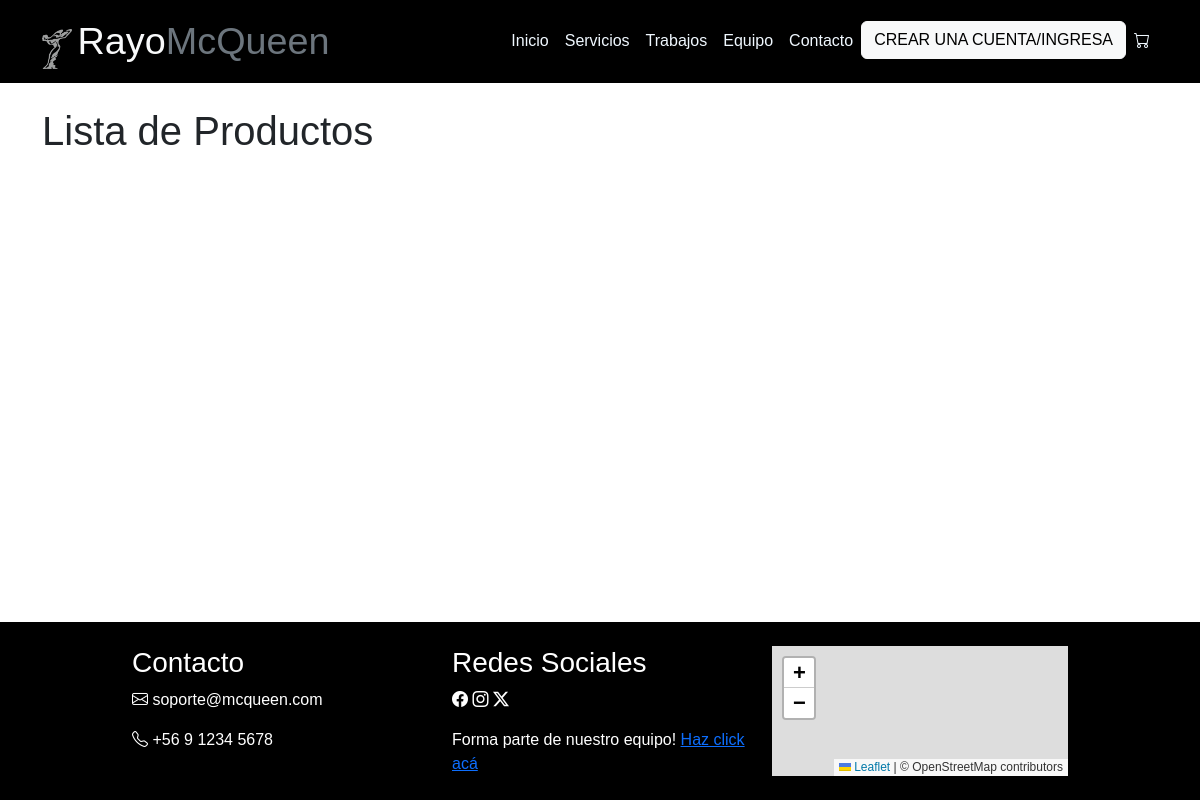
Page /taller/tienda/ on the earlier database version.
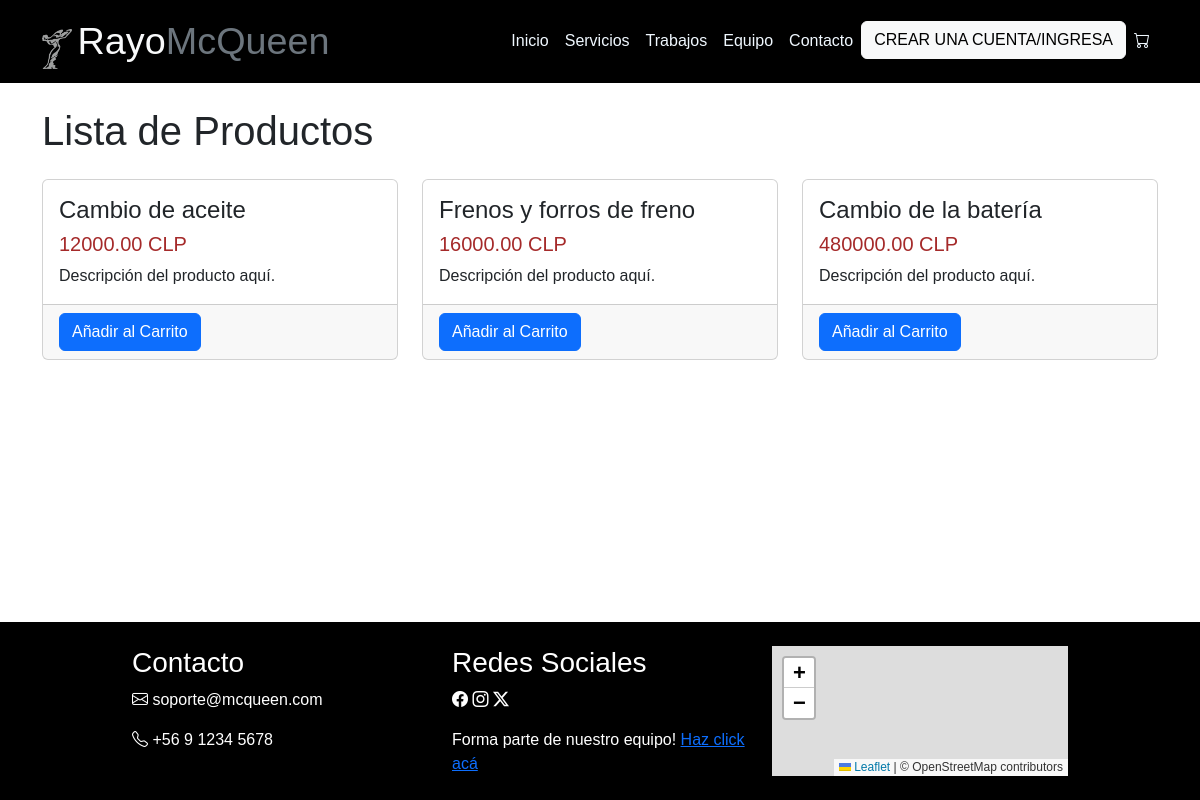
Same page on the later database version.
### taller/models.py (models this page shows, shortened)
class Producto(models.Model):
    pro_id = models.CharField(primary_key=True, max_length=15)
    nombre = models.CharField(unique=True, max_length=100)
    precio = models.DecimalField(max_digits=10, decimal_places=2)

### taller/views.py (the view)
# urls.py: path('tienda/', views.lista_productos, name='lista_productos'),
def lista_productos(request):
    productos = Producto.objects.all()
    return render(request, 'taller/product_list.html', {'productos': productos})

### taller/templates/taller/product_list.html
<!DOCTYPE html>
<html lang="en">
  <body>
    <div id="navbar">{% include 'taller/navbar.html' %}</div>
    <div class="container">
      <h1 class="my-4">Lista de Productos</h1>
      <div class="row">
        {% for producto in productos %}
        <div class="col-lg-4 col-md-6 mb-4">
          <div class="card h-100">
            <div class="card-body">
              <h4 class="card-title">{{ producto.nombre }}</h4>
              <h5>{{ producto.precio }} CLP</h5>
              <p class="card-text">Descripción del producto aquí.</p>
            </div>
            <div class="card-footer">
              <a
                href="{% url 'agregar_al_carrito' producto.pro_id %}"
                class="btn btn-primary"
                >Añadir al Carrito</a
              >
            </div>
          </div>
        </div>
        {% endfor %}
      </div>
    </div>
    <div id="footer">{% include 'taller/footer.html' %}</div>
  </body>
</html>

### taller/templates/taller/navbar.html (shortened to what this page needs)
{% load static %}
<!DOCTYPE html>
<html lang="en">
  <head>
    {% load bootstrap5 %}
    {% bootstrap_css %}
    <link
      rel="stylesheet"
      href="https://cdn.jsdelivr.net/npm/bootstrap-icons@1.11.3/font/bootstrap-icons.min.css"
    />
    <link rel="stylesheet" href="{% static 'style.css' %}" />
  </head>
  <body>
<nav id="navbar" class="navbar navbar-expand-lg" style="background-color: black">
    <div class="container">
      <a class="navbar-brand"
        ><img src="{% static 'img/rollsroyce.png' %}" alt="error" width="30" height="40" />
        <span class="text-light" style="font-size: 10mm">Rayo</span
        ><span class="text-secondary" style="font-size: 10mm"
          >McQueen</span
        ></a
      >
      <div class="collapse navbar-collapse" id="navbarSupportedContent">
        <ul class="navbar-nav ms-auto mb-2 mb-lg-0">
          <li class="nav-item">
            <a
              class="nav-link active"
              aria-current="page"
              href="{% url 'index' %}"
              style="color: aliceblue"
              >Inicio</a
            >
          </li>
          <li class="nav-item">
            <button
              class="nav-link"
              data-bs-toggle="modal"
              data-bs-target="#exampleModal"
              style="color: aliceblue; background: none; border: none;"
            >
              Servicios
            </button>
          </li>
          <li class="nav-item">
            <a class="nav-link" href="{% url 'trabajos' %}" style="color: aliceblue"
              >Trabajos</a
            >
          </li>
          <li class="nav-item">
            <a class="nav-link" href="{% url 'equipo' %}" style="color: aliceblue"
              >Equipo</a
            >
          </li>
          <li class="nav-item">
            <a class="nav-link" href="{% url 'contacto' %}" style="color: aliceblue"
              >Contacto</a
            >
          </li>
          <li>
            {% if user.is_authenticated %}
              <a type="button" class="btn btn-light" href="{% url 'crud' %}">{{user.username}}</a>
                {{usuario}}
                <li>
                  <a type="button" class="btn btn-light" href="{% url 'logout' %}">Cerrar sesión</a>
                </li>
                <li>
                  <div class="dropdown-menu" aria-labelledby="nabarDropdown">
                    <a class="dropdown-item" href=""></a>
                  </div>
                </li>
            {% else %}
              <a type="button" class="btn btn-light" href="{% url 'login' %}">CREAR UNA CUENTA/INGRESA</a>
            {% endif %}
          </li>
          <li class="nav-item">
            <a
              class="nav-link"
              type="button"
              data-bs-toggle="popover"
              title="0 productos"
              data-bs-content="Tu
              carrito está vacío."
              style="color: aliceblue"
              ><i class="bi bi-cart"></i>
            </a>
          </li>
        </ul>
      </div>
    </div>
  </nav>
</body>
</html>

### taller/templates/taller/footer.html (shortened to what this page needs)
{% load static %}
<!DOCTYPE html>
<html lang="en">
<head>
    {% load bootstrap5 %}
    {% bootstrap_css %}
    <link rel="stylesheet" href="https://cdn.jsdelivr.net/npm/bootstrap-icons@1.11.3/font/bootstrap-icons.min.css">
    <link rel="stylesheet" href="https://unpkg.com/leaflet/dist/leaflet.css">
    <link rel="stylesheet" href="{% static 'style.css' %}" />
</head>
<body>
<footer id="footer" class="footer">
    <div class="container-fluid">
        <div class="row">
            <div class="col-md-4">
                <h3>Contacto</h3>
                <p><i class="bi bi-envelope"></i> soporte@mcqueen.com</p>
                <p><i class="bi bi-telephone"></i> +56 9 1234 5678</p>
            </div>
            <div class="col-md-4">
                <h3>Redes Sociales</h3>
                <p>
                    <a href="https://www.facebook.com/mcqueen" target="_blank"><i class="bi bi-facebook" style="color: white"></i></a>
                    <a href="https://www.instagram.com/mcqueen" target="_blank"><i class="bi bi-instagram" style="color: white"></i></a>
                    <a href="https://www.twitter.com/mcqueen" target="_blank"><i class="bi bi-twitter-x" style="color: white"></i></a>
                </p>
                <h7>Forma parte de nuestro equipo!</h7>
                <a href="empleo.html">Haz click acá</a>
            </div>
            <div class="col-md-4">
                <div id="map"></div>
            </div>
        </div>
    </div>
</footer>
</body>
</html>

### administrador/static/style.css (style rules this page uses)
* { margin: 0; padding: 0; box-sizing: border-box; font-family: "Gill Sans", "Gill Sans MT", Calibri, "Trebuchet MS", sans-serif; }
h5 { color: brown; }
body { margin: 0; background-color: white; min-height: 100vh; display: grid; grid-template-rows: auto 1fr auto; }
.footer { color: white; background-color: black; padding-left: 10%; padding-right: 10%; padding-top: 2%; padding-bottom: 2%; }
#map { width: 100%; height: 100%; }

Differences in the rows shown:
added Producto: nombre "Cambio de aceite", precio "12000.00"
added Producto: nombre "Frenos y forros de freno", precio "16000.00"
added Producto: nombre "Cambio de la batería", precio "480000.00"
